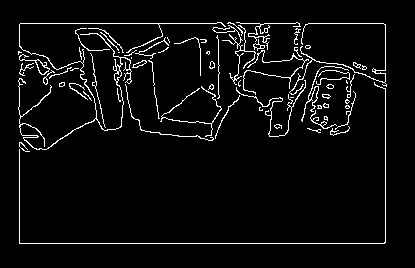
#> input picture Unit_Tests/testimg1.png, 415 x 268 px
$ python morpho.py
#> lines starting #> are read from the running program, lines starting #| are printed output that depends on the picture; after the words box and inside, x2 and y2 are one past the last pixel; in counts of white or black regions, pixels touching at a corner belong together
import cv2
import numpy as np
from matplotlib import pyplot as plt
from skimage import morphology


def showimg(img, type='cv', write=False, imagename='img.png'):
    if type == 'plt':
        plt.figure()
        plt.imshow(img, 'gray', interpolation='nearest', aspect='auto')
        # plt.imshow(img, 'gray', interpolation='none')
        plt.title('morphology')
        plt.show()

        if write:
            plt.savefig(imagename, bbox_inches='tight')
    elif type == 'cv':
        cv2.imshow('image', img)
        cv2.waitKey(0)
        cv2.destroyAllWindows()

        if write:
            cv2.imwrite("../../images/%s", imagename, img)


def skel(img):
    size = np.size(img)
    skely = np.zeros(img.shape, np.uint8)

    ret, img = cv2.threshold(img, 127, 255, 0)
    element = cv2.getStructuringElement(cv2.MORPH_RECT, (3, 3))
    done = False

    while not done:
        eroded = cv2.erode(img, element)
        temp = cv2.dilate(eroded, element)
        temp = cv2.subtract(img, temp)
        skely = cv2.bitwise_or(skely, temp)
        img = eroded.copy()

        zeros = size - cv2.countNonZero(img)
        if zeros == size:
            done = True

    return skely


def clean_up(img):
    img_bw = (((img - img.min()) / (img.max() - img.min())) * 255.9)  # .astype(np.uint8)
    # 255*(cv2.cvtColor(img, cv2.COLOR_BGR2GRAY) > 5).astype(np.uint8)

    se1 = cv2.getStructuringElement(cv2.MORPH_RECT, (5, 5))
    se2 = cv2.getStructuringElement(cv2.MORPH_RECT, (2, 2))
    imgmask = cv2.morphologyEx(img_bw, cv2.MORPH_CLOSE, se1)
    imgmask = cv2.morphologyEx(imgmask, cv2.MORPH_OPEN, se2)

    # mask = np.dstack([mask, mask, mask]) / 255
    out = img * imgmask

    return out


if __name__ == '__main__':
    img = cv2.imread('Unit_Tests/testimg1.png', 0)
#> img: shape (268, 415); 4.7% white in thin lines or dots, all inside (x1, y1, x2, y2) = (18, 22, 387, 244)

    # dilate and skeletonize on combined image
    kernel = np.ones((3, 3), np.uint8)
    # dilation = cv2.dilate(img, kernel, iterations=1)
    # erosion = cv2.erode(dilation, kernel, iterations=1)
    closing = cv2.morphologyEx(img, cv2.MORPH_CLOSE, kernel)
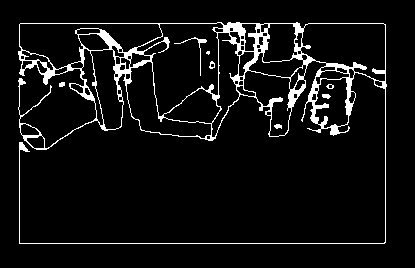
#> closing: shape (268, 415); 6.5% white; 8 white regions (1 under 20 px), largest, box (x1, y1, x2, y2) and area: (18, 22, 387, 244) 7031, (174, 37, 207, 76) 96, (322, 94, 331, 99) 33
    dilation = cv2.dilate(closing, kernel, iterations=1)
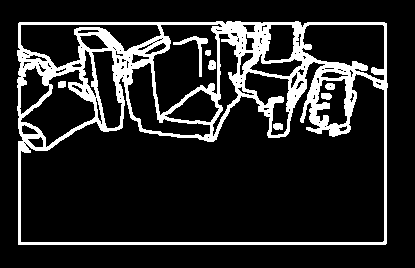
#> dilation: shape (268, 415); 14.6% white; 8 white regions, largest, box (x1, y1, x2, y2) and area: (17, 21, 388, 245) 15687, (173, 36, 208, 77) 256, (208, 60, 216, 70) 67
    # skely = skel(dilation)
    skely = morphology.skeletonize(dilation > 0)
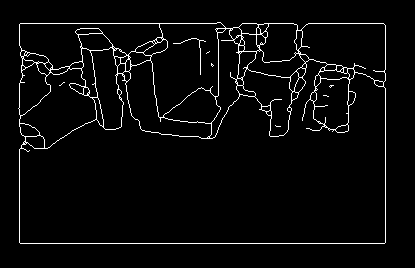
#> skely: shape (268, 415) bool; 3.7% white in thin lines or dots, all inside (x1, y1, x2, y2) = (18, 22, 386, 244)

    showimg(skely, 'plt')

    # TO-DO: Make one all-encompassing function that does these:
    #   - Calculates gradient on depth image
    #   - Does canny on gradient and discontinuity and combines both
    #   - Gets contours from edgelink / findContours
    #   - Finds the line features from contours
    #   - Merges lines where possible
    #   - Something else happens.

$ run again, with Unit_Tests/test.png copied over Unit_Tests/testimg1.png
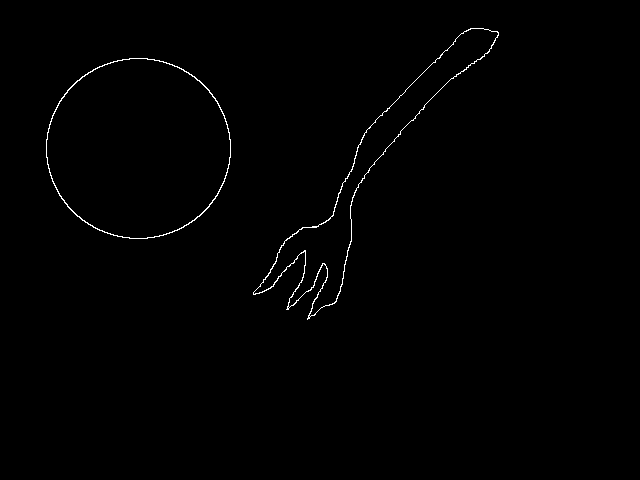
#> input picture Unit_Tests/test.png, 640 x 480 px
#> img: shape (480, 640); 0.6% white in thin lines or dots, all inside (x1, y1, x2, y2) = (46, 28, 499, 320)
#> `dilation = cv2.dilate(closing, kernel, iterations=1)`:
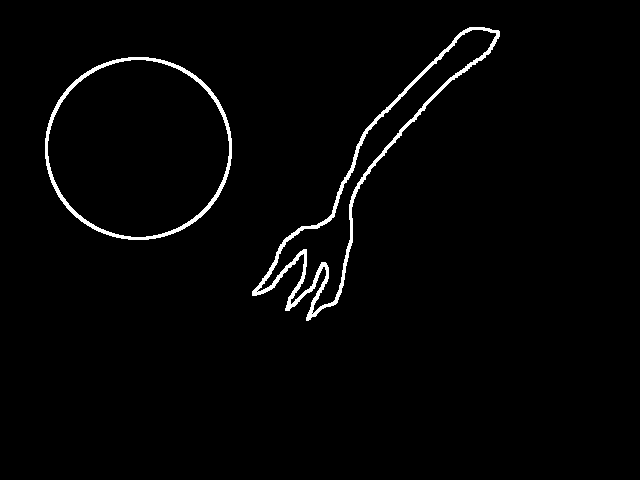
#> dilation: shape (480, 640); 1.9% white; 2 white regions, box (x1, y1, x2, y2) and area: (252, 27, 500, 321) 3759, (45, 57, 232, 240) 2184
#> `skely = morphology.skeletonize(dilation > 0)`:
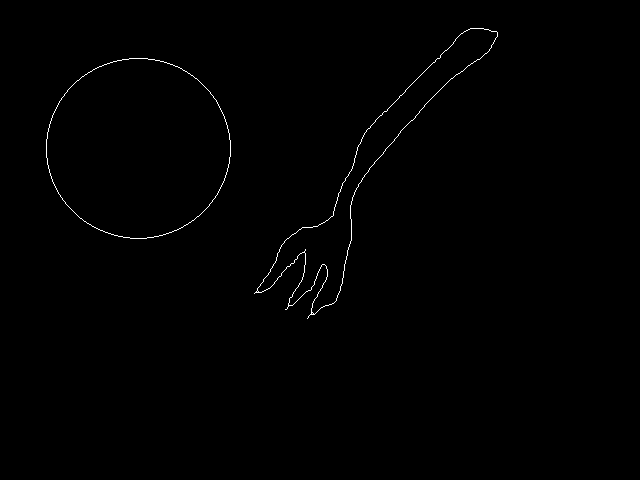
#> skely: shape (480, 640) bool; 0.45% white in thin lines or dots, all inside (x1, y1, x2, y2) = (46, 28, 498, 319)
